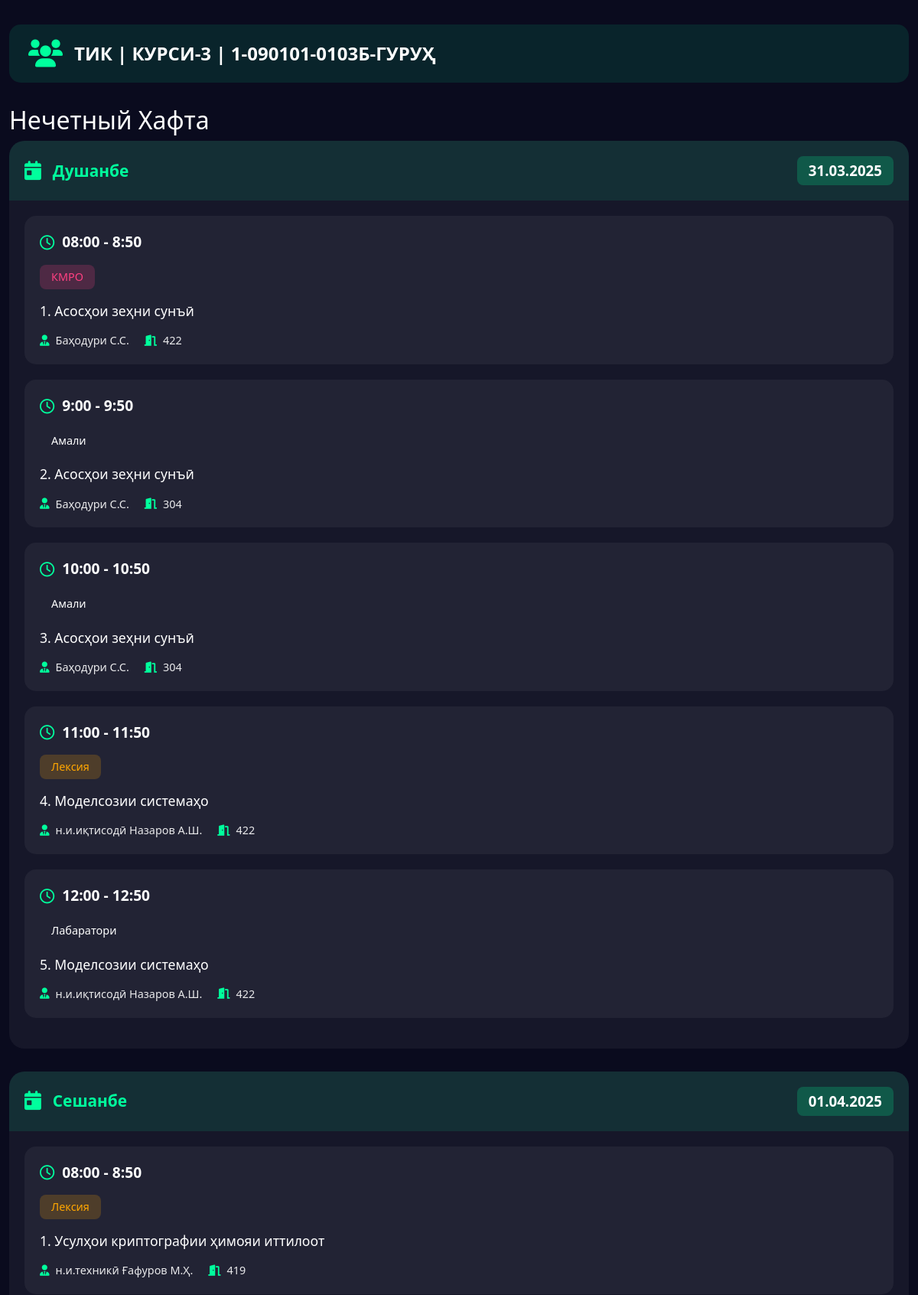
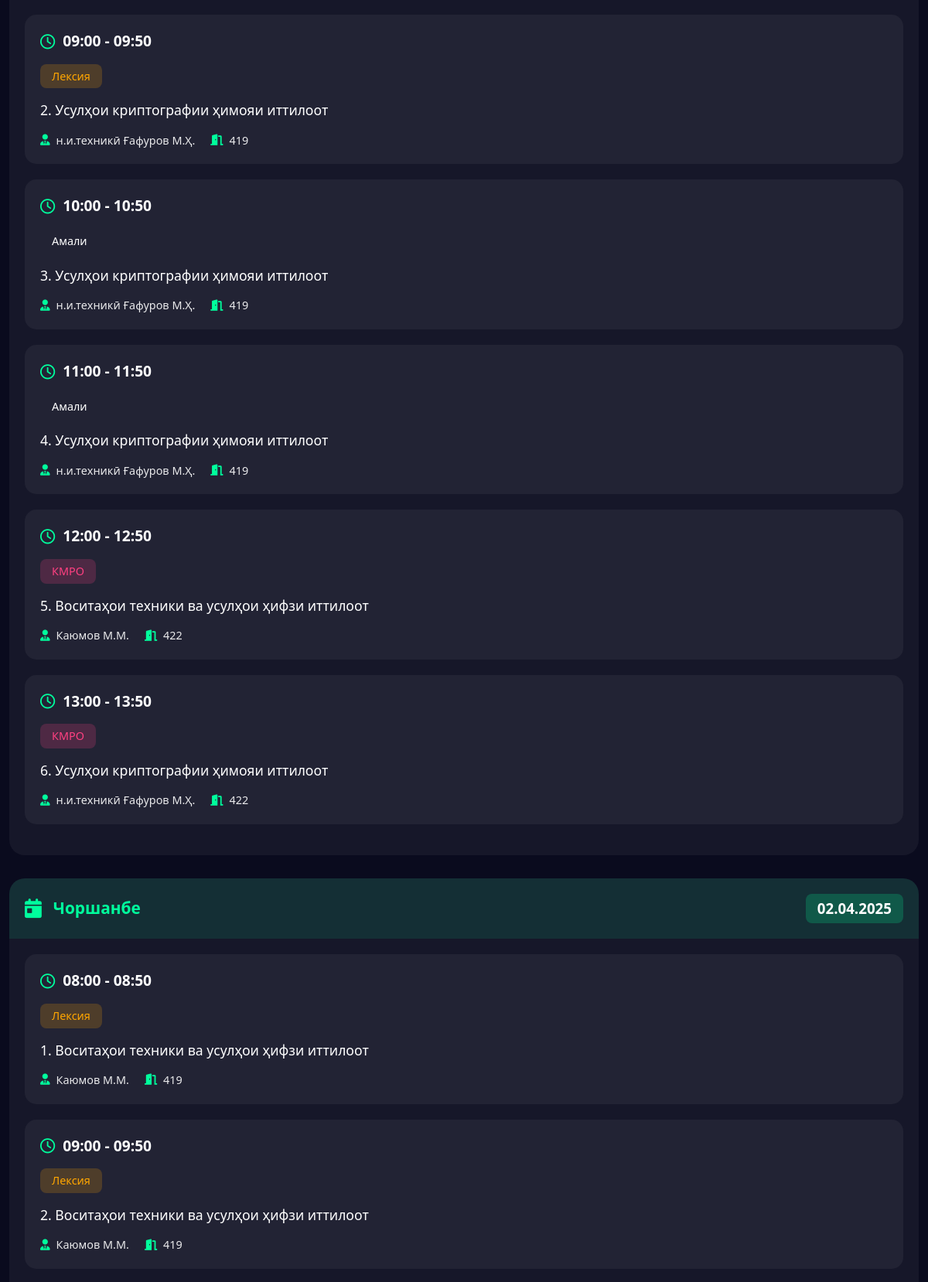
The page /ТИК/Курси-3/1-090101-0103Б (upper part) on the database its author committed (2 pictures, top to bottom).
### tables this page shows
CREATE TABLE schedules (
        id INTEGER PRIMARY KEY AUTOINCREMENT,
        faculty TEXT NOT NULL,
        course TEXT NOT NULL,
        "group" TEXT NOT NULL,
        day TEXT NOT NULL,
        lesson_time TEXT NOT NULL,
        lesson_type TEXT,
        subject TEXT NOT NULL,
        teacher TEXT NOT NULL,
        room TEXT NOT NULL,
        week_type TEXT NOT NULL CHECK (week_type IN ('Четный', 'Нечетный'))
    );

### app.py (the view)
@app.route('/<faculty>/<course>/<group>')
def show_schedule(faculty, course, group):
    day = request.args.get('day')
    conn = get_db_connection()
    lessons = conn.execute('SELECT * FROM schedules WHERE faculty=? AND course=? AND "group"=?',
                          (faculty, course, group)).fetchall()
    conn.close()
    current_week_type = get_week_type()
    week_types = ['Четный', 'Нечетный'] if current_week_type == 'Четный' else ['Нечетный', 'Четный']
    schedule = {week_type: {} for week_type in week_types}
    week_dates = get_current_week_dates()
    ordered_days = DAYS_OF_WEEK  # Dushanbe birinchi keladi
    today = datetime.today().strftime('%d.%m.%Y')
    current_day = DAYS_OF_WEEK[datetime.today().weekday()]
    for week_type in week_types:
        for day_name in ordered_days:
            schedule[week_type][day_name] = {
                'date': week_dates[day_name],
                'weekday': DAYS_OF_WEEK.index(day_name),
                'lessons': [],
                'is_today': day_name == current_day and week_dates[day_name] == today and week_type == current_week_type
            }
    for lesson in lessons:
        day_name = lesson['day']
        week_type = lesson['week_type']
        if day_name in schedule[week_type]:
            schedule[week_type][day_name]['lessons'].append({
                'time': lesson['lesson_time'],
                'type': lesson['lesson_type'],
                'subject': lesson['subject'],
                'teacher': lesson['teacher'],
                'room': lesson['room']
            })
    return render_template('schedule.html', schedule=schedule, group=f"{faculty} | {course} | {group}-гуруҳ", day=day)

### app.py (called while the page is built)
def get_db_connection():
    conn = sqlite3.connect(DB_PATH)
    conn.row_factory = sqlite3.Row
    return conn

def get_current_week_dates():
    today = datetime.now()
    week_dates = {}
    for i in range(7):  # Bugundan boshlab 7 kun
        target_date = today + timedelta(days=i)
        weekday_num = target_date.weekday()
        day_name = DAYS_OF_WEEK[weekday_num]
        week_dates[day_name] = target_date.strftime("%d.%m.%Y")
    return week_dates

def get_week_type():
    today = datetime.today()
    week_number = today.isocalendar()[1]
    return 'Четный' if week_number % 2 == 0 else 'Нечетный'

### templates/schedule.html (shortened to what this page needs)
<!DOCTYPE html>
<html lang="tg">
<head>
    <link href="https://cdn.jsdelivr.net/npm/bootstrap@5.3.0/dist/css/bootstrap.min.css" rel="stylesheet">
    <link href="https://cdnjs.cloudflare.com/ajax/libs/font-awesome/6.0.0/css/all.min.css" rel="stylesheet">
    <link href="{{ url_for('static', filename='css/styles.css') }}" rel="stylesheet">
</head>
<body>
    <div class="container">
        <div class="group-header">
            <i class="fas fa-users group-icon"></i>
            <span class="group-name">{{ group }}</span>
        </div>
        {% for week_type, days in schedule.items() %}
            <form name="{{ week_type }}">
                <div class="week-section">
                    <h2>{{ week_type }} Хафта</h2>
                    {% for day_name, data in days.items() %}
                        {% if not day or day_name == day %}
                            <div class="day-card {% if data.lessons|length > 0 %}has-lessons{% else %}no-lessons{% endif %}">
                                <div class="day-header">
                                    <i class="fas fa-calendar-day"></i>
                                    <span class="day-name">{{ day_name }}</span>
                                    <span class="day-date">{{ data.date }}</span>
                                </div>
                                <div class="lessons-container">
                                    {% if data.weekday == 6 %}
                                        <div class="no-lessons sunday">
                                            <i class="fas fa-coffee"></i>
                                            <p>Дарс мавҷуд емас!</p>
                                        </div>
                                    {% elif data.lessons|length > 0 %}
                                        {% for lesson in data.lessons %}
                                            <div class="lesson-card">
                                                <div class="lesson-time">
                                                    <i class="far fa-clock clock-icon"></i>
                                                    {{ lesson.time }}
                                                </div>
                                                <div class="lesson-type {{ lesson.type|lower }}">
                                                    {{ lesson.type }}
                                                </div>
                                                <div class="lesson-subject">
                                                    {{ lesson.subject }}
                                                </div>
                                                <div class="lesson-details">
                                                    <div class="lesson-teacher">
                                                        <i class="fas fa-user-tie"></i>
                                                        {{ lesson.teacher }}
                                                    </div>
                                                    <div class="lesson-room">
                                                        <i class="fas fa-door-open"></i>
                                                        {{ lesson.room }}
                                                    </div>
                                                </div>
                                            </div>
                                        {% endfor %}
                                    {% else %}
                                        <div class="no-lessons">
                                            <i class="fas fa-calendar-xmark"></i>
                                            <p>Дар ин рӯз жадвали дарсӣ вуҷуд надорад!</p>
                                        </div>
                                    {% endif %}
                                </div>
                            </div>
                        {% endif %}
                    {% endfor %}
                </div>
            </form>
        {% endfor %}
    </div>
</body>
</html>

### static/css/styles.css (style rules this page uses)
body { background-color: #0a0b1e; color: #ffffff; min-height: 100vh; font-family: 'Segoe UI', system-ui, -apple-system, sans-serif; }
.container { padding-top: 2rem; padding-bottom: 2rem; max-width: 1200px; }
.group-header { display: flex; align-items: center; gap: 15px; background: rgba(0, 255, 157, 0.1); padding: 20px 25px; border-radius: 15px; margin-bottom: 30px; font-size: 1.5em; font-weight: 600; }
.group-header .group-icon { color: #00ff9d; font-size: 1.5em; }
.group-header .group-name { color: #ffffff; text-transform: uppercase; }
form { margin-bottom: 40px; }
.day-card { background: rgba(255, 255, 255, 0.05); border-radius: 20px; margin-bottom: 30px; overflow: hidden; }
.day-card.has-lessons .day-header { background: rgba(0, 255, 157, 0.1); color: #00ff9d; }
.day-header { padding: 20px; display: flex; align-items: center; gap: 15px; font-size: 1.3em; font-weight: 600; }
.day-header i { font-size: 1.2em; }
.day-header .day-name { margin-right: auto; }
.day-header .day-date { font-size: 0.9em; padding: 5px 15px; border-radius: 8px; color: #ffffff; }
.day-card.has-lessons .day-header .day-date { background: rgba(0, 255, 157, 0.2); }
.lessons-container { padding: 20px; }
.lesson-card { background: rgba(255, 255, 255, 0.05); border-radius: 15px; padding: 20px; margin-bottom: 20px; transition: transform 0.3s ease, background 0.3s ease; }
.lesson-time { font-size: 1.2em; font-weight: 600; color: #ffffff; margin-bottom: 15px; display: flex; align-items: center; gap: 10px; }
.lesson-time .clock-icon { color: #00ff9d; }
.lesson-type { display: inline-block; padding: 5px 15px; border-radius: 8px; font-size: 0.9em; margin-bottom: 15px; }
.lesson-type.лексия { background: rgba(255, 166, 0, 0.2); color: #ffa600; }
.lesson-type.кмро { background: rgba(255, 64, 129, 0.2); color: #ff4081; }
.lesson-subject { font-size: 1.1em; font-weight: 500; margin-bottom: 15px; color: #ffffff; word-break: break-word; }
.lesson-details { display: flex; gap: 20px; color: rgba(255, 255, 255, 0.9); font-size: 0.9em; }
.lesson-teacher, .lesson-room { display: flex; align-items: center; gap: 8px; }
.lesson-teacher i, .lesson-room i { color: #00ff9d; }

### rows shown on the page
schedules: time "08:00 - 8:50", type "КМРО", subject "1. Асосҳои зеҳни сунъӣ", teacher "Баҳодури С.С.", room "422"
schedules: time "9:00 - 9:50", type "Амали", subject "2. Асосҳои зеҳни сунъӣ", teacher "Баҳодури С.С.", room "304"
schedules: time "10:00 - 10:50", type "Амали", subject "3. Асосҳои зеҳни сунъӣ", teacher "Баҳодури С.С.", room "304"
schedules: time "11:00 - 11:50", type "Лексия", subject "4. Моделсозии системаҳо", teacher "н.и.иқтисодӣ Назаров А.Ш.", room "422"
schedules: time "12:00 - 12:50", type "Лабаратори", subject "5. Моделсозии системаҳо", teacher "н.и.иқтисодӣ Назаров А.Ш.", room "422"
schedules: time "08:00 - 8:50", type "Лексия", subject "1. Усулҳои криптографии ҳимояи иттилоот", teacher "н.и.техникӣ Ғафуров М.Ҳ.", room "419"
schedules: time "09:00 - 09:50", type "Лексия", subject "2. Усулҳои криптографии ҳимояи иттилоот", teacher "н.и.техникӣ Ғафуров М.Ҳ.", room "419"
schedules: time "10:00 - 10:50", type "Амали", subject "3. Усулҳои криптографии ҳимояи иттилоот", teacher "н.и.техникӣ Ғафуров М.Ҳ.", room "419"
schedules: time "11:00 - 11:50", type "Амали", subject "4. Усулҳои криптографии ҳимояи иттилоот", teacher "н.и.техникӣ Ғафуров М.Ҳ.", room "419"
schedules: time "12:00 - 12:50", type "КМРО", subject "5. Воситаҳои техники ва усулҳои ҳифзи иттилоот", teacher "Каюмов М.М.", room "422"
schedules: time "13:00 - 13:50", type "КМРО", subject "6. Усулҳои криптографии ҳимояи иттилоот", teacher "н.и.техникӣ Ғафуров М.Ҳ.", room "422"
schedules: time "08:00 - 08:50", type "Лексия", subject "1. Воситаҳои техники ва усулҳои ҳифзи иттилоот", teacher "Каюмов М.М.", room "419"
schedules: time "09:00 - 09:50", type "Лексия", subject "2. Воситаҳои техники ва усулҳои ҳифзи иттилоот", teacher "Каюмов М.М.", room "419"

### other values the page prints
{{ group }} "ТИК | КУРСИ-3 | 1-090101-0103Б-ГУРУҲ"
{{ week_type }} "Нечетный"
{{ day_name }} "Душанбе" "Сешанбе" "Чоршанбе"
{{ data.date }} "31.03.2025" "01.04.2025" "02.04.2025"
